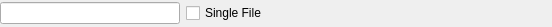
<?xml version="1.0" encoding="UTF-8"?>
<ui version="4.0">
 <class>qSlicerAstroVolumeIOOptionsWidget</class>
 <widget class="qSlicerWidget" name="qSlicerAstroVolumeIOOptionsWidget">
  <property name="geometry">
   <rect>
    <x>0</x>
    <y>0</y>
    <width>552</width>
    <height>27</height>
   </rect>
  </property>
  <property name="windowTitle">
   <string>Volume Options</string>
  </property>
  <layout class="QHBoxLayout" name="horizontalLayout">
   <property name="margin">
    <number>0</number>
   </property>
   <item>
    <widget class="QLineEdit" name="NameLineEdit">
     <property name="sizePolicy">
      <sizepolicy hsizetype="Minimum" vsizetype="Fixed">
       <horstretch>0</horstretch>
       <verstretch>0</verstretch>
      </sizepolicy>
     </property>
    </widget>
   </item>
   <item>
    <widget class="QCheckBox" name="SingleFileCheckBox">
     <property name="text">
      <string>Single File</string>
     </property>
    </widget>
   </item>
   <item>
    <widget class="qMRMLColorTableComboBox" name="ColorTableComboBox">
     <property name="enabled">
      <bool>true</bool>
     </property>
     <property name="sizePolicy">
      <sizepolicy hsizetype="Minimum" vsizetype="Fixed">
       <horstretch>0</horstretch>
       <verstretch>0</verstretch>
      </sizepolicy>
     </property>
     <property name="toolTip">
      <string>Color table node used to display this volume.</string>
     </property>
     <property name="addEnabled">
      <bool>false</bool>
     </property>
     <property name="removeEnabled">
      <bool>false</bool>
     </property>
    </widget>
   </item>
  </layout>
 </widget>
 <customwidgets>
  <customwidget>
   <class>qMRMLColorTableComboBox</class>
   <extends>qMRMLNodeComboBox</extends>
   <header>qMRMLColorTableComboBox.h</header>
  </customwidget>
  <customwidget>
   <class>qMRMLNodeComboBox</class>
   <extends>QWidget</extends>
   <header>qMRMLNodeComboBox.h</header>
  </customwidget>
  <customwidget>
   <class>qSlicerWidget</class>
   <extends>QWidget</extends>
   <header>qSlicerWidget.h</header>
   <container>1</container>
  </customwidget>
 </customwidgets>
 <resources/>
 <connections>
  <connection>
   <sender>qSlicerAstroVolumeIOOptionsWidget</sender>
   <signal>mrmlSceneChanged(vtkMRMLScene*)</signal>
   <receiver>ColorTableComboBox</receiver>
   <slot>setMRMLScene(vtkMRMLScene*)</slot>
   <hints>
    <hint type="sourcelabel">
     <x>275</x>
     <y>13</y>
    </hint>
    <hint type="destinationlabel">
     <x>507</x>
     <y>13</y>
    </hint>
   </hints>
  </connection>
 </connections>
</ui>
